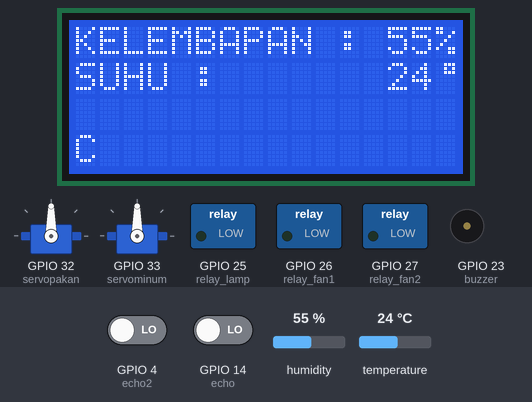
This sketch was run on a simulated ESP32. On the bench: 2 × servo, 16×4 character LCD, switched loads named in the sketch (green lamp = pin HIGH), buzzer (waves = sounding, pin HIGH). The test bench sets the inputs (shaded band); at power-on: temperature 24 °C, GPIO 4 (echo2) LOW, GPIO 14 (echo) LOW, humidity 55 %. Pins used as bus, display or sensor lines are not drawn; what the sketch prints to the serial monitor is not drawn.

Above: at 3.2 s.
At 18.2 s:
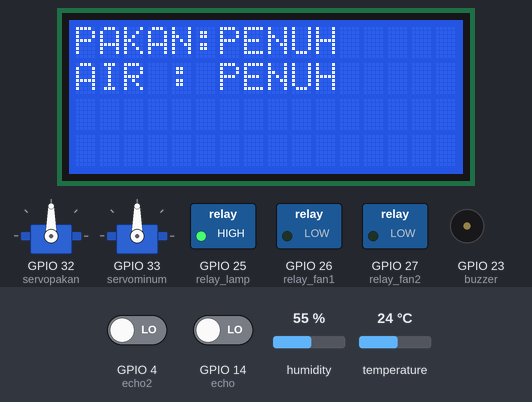
24.6 s: temperature set to 28 °C
At 26.6 s:
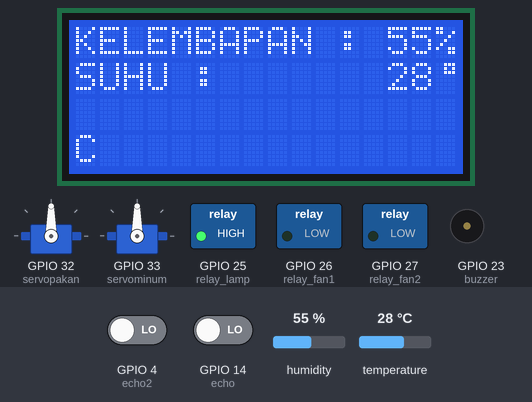
42.8 s: temperature set to 31 °C
At 59.7 s:
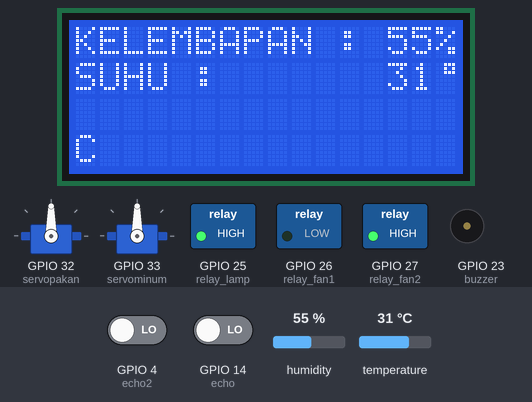
64.8 s: temperature set to 34 °C
At 82.8 s:
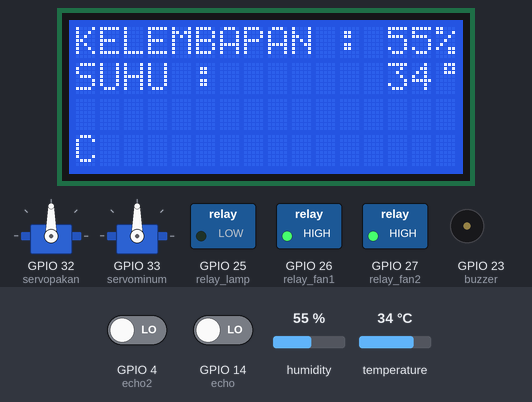
Timing chart, 0 to 84.3 s (numbered marks = the images above; inputs shaded):
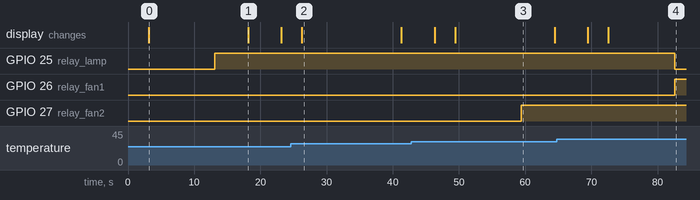

The sketch:

TUBES.ino
```cpp
  //membuka library servo
#include <ESP32Servo.h>
#include <DHT.h>
#define DHTTYPE DHT11
#include <Wire.h>
#include <LiquidCrystal_I2C.h>
LiquidCrystal_I2C lcd(0x27, 16, 4); // Alamat I2C, jumlah kolom, jumlah baris
#define DHTPIN 13
#define relay_on 1
#define relay_off 0
#define relay_lamp 25
#define relay_fan1 26
#define relay_fan2 27
#define trig 12
#define echo 14
#define trig1 5
#define echo2 4
#define servopakan 32
#define servominum 33
#define buzzer 23

#define TAMPIL_SERIAL true

Servo myservo1;
Servo myservo2;

DHT dht(DHTPIN, DHTTYPE);
const byte KARAKTER_DERAJAT = 0;
byte derajat[] = {
  B00111,
  B00101,
  B00111,
-  B00000,
  B00000,
  B00000,
  B00000,
  B00000
};
int hum = 0, temp = 0;
long duration,durasi; // variable for the duration of sound wave travel
int distance,jarak; // variable for the distance measurement

void setup() {
  // Initialize Serial Monitor
  Serial.begin(115200);
  myservo1.attach(servopakan);
  myservo2.attach (servominum);
pinMode(trig, OUTPUT); // Sets the trigPin as an OUTPUT
  pinMode(echo, INPUT);
  pinMode (trig1,OUTPUT);
  pinMode (echo2,INPUT);
  dht.begin();

  //wifi

  #if TAMPIL_SERIAL
  Serial.println(F("DHT 11 !"));
#endif

  pinMode(relay_lamp,OUTPUT);
    digitalWrite (relay_lamp,relay_off);
  pinMode(relay_fan1,OUTPUT);
  digitalWrite (relay_fan1,relay_off);
  pinMode (relay_fan2,OUTPUT);
  digitalWrite (relay_fan2,relay_off);
  pinMode (buzzer,OUTPUT);


}

void loop() {


 // Clears the trigPin condition
  digitalWrite(trig, LOW);
  digitalWrite (trig1,LOW);
  delay(500);
  // Sets the trigPin HIGH (ACTIVE) for 10 microseconds
  digitalWrite(trig, HIGH);
  digitalWrite (trig1,HIGH);
  delay(500);
  digitalWrite(trig, LOW);
  digitalWrite(trig1,LOW);
  // Reads the echoPin, returns the sound wave travel time in microseconds
  duration = pulseIn(echo, HIGH);
  durasi  = pulseIn (echo2,HIGH);
  // Calculating the distance
  distance = duration * 0.034 / 2; // Speed of sound wave divided by 2 (go and back)
  jarak    = durasi    * 0.034/ 2;
  // Displays the distance on the Serial Monitor
hum  = dht.readHumidity();
temp = dht.readTemperature();

  if (isnan(hum) || isnan(temp)) {
#if TAMPIL_SERIAL
  Serial.println(F("Failed to read from DHT sensor!"));
#endif
    return;
  }

  //TAMPIL DI LCD

  lcd.init();
  lcd.createChar(KARAKTER_DERAJAT, derajat);
  lcd.backlight();
  lcd.setCursor(0, 0);
  lcd.print("KELEMBAPAN : ");
  lcd.setCursor(0, 1);
  lcd.print("SUHU :");
  lcd.setCursor(13, 1);
  lcd.print(temp);
  lcd.setCursor(13, 0);
  lcd.print(hum);

  if(temp < 10){
    lcd.setCursor(14, 1);
  }else{
    lcd.setCursor(15, 1);
  }
  lcd.write(KARAKTER_DERAJAT);

  if(temp < 10){
    lcd.setCursor(15, 1);
  }else{
    lcd.setCursor(16, 1);
  }
  lcd.print("C");

  if(hum < 10){
    lcd.setCursor(14, 0);
  }else{
    lcd.setCursor(15, 0);
  }
  lcd.print("%");


//==================================================================
// penggerak lampu dan fan DHT 11
if (temp >=30 && temp <=32){

  delay(10000);
digitalWrite (relay_lamp,relay_on);
  digitalWrite (relay_fan1,relay_off);
digitalWrite (relay_fan2,relay_on);
Serial.println(" SUHU HANGAT( LAMPU PENGHANGAT MENYALA DAN FAN MENYALA) ");
Serial.println ("\n");
}
else if (temp >=33){
  delay(10000);
digitalWrite (relay_lamp,relay_off);
digitalWrite (relay_fan1,relay_on);
digitalWrite (relay_fan2,relay_on);
Serial.println ("SUHU PANAS (LAMPU PENGHANGAT MATI DAN FAN MENYALA");

}


else if (temp <=29){
  delay(10000);
digitalWrite(relay_lamp,relay_on);
  digitalWrite (relay_fan1,relay_off);
digitalWrite (relay_fan2,relay_off);
Serial.println(" SUHU DINGIN( LAMPU PENGHANGAT MENYALA DAN FAN MATI) ");
}

// ========================================================================
delay (5000);
  lcd.clear ();
lcd.setCursor(0,0);
lcd.print ("PAKAN:");
lcd.setCursor (0,1);
lcd.print ("AIR :");

// ultrasonic pakan ayam
if(  (distance >=0) && (distance <= 7)   )
{
Serial.println("PAKAN MASIH PENUH");
lcd.setCursor (6,0);
lcd.print ("PENUH");
}
else if(  (distance > 7) && (distance <= 13)  )
{
Serial.println (" pakan cukup penuh ");
 lcd.setCursor (6,0);
lcd.print ("SEDANG");

}
else if(  (distance > 13) && (distance <= 15)  )
{

Serial.println ("pakan sudah hampir habis ");
lcd.setCursor (6,0);
lcd.print ("SEDIKIT");
}
else if (distance>16){

//parameter led menyala
  digitalWrite(buzzer,HIGH);
  delay(10000);
digitalWrite (buzzer,LOW);


  Serial.println ("Pakan sudah habis ");
  lcd.setCursor (6,0);
lcd.print ("HABIS");
}

 //minum ayam


 if ((jarak >=0) && (jarak <=3)){
   Serial.println ("AIR PENUH ");
   lcd.setCursor (6,1);
   lcd.print ("PENUH");
}

else if ((jarak>=4 ) && (jarak <=7)){
 lcd.setCursor (6,1);
   Serial.println ("AIR CUKUP");
   lcd.setCursor (6,1);
   lcd.print ("CUKUP");
}

else if (jarak >=8 && jarak<=14){

   Serial.println ("AIR HAMPIR HABIS");
   lcd.setCursor (6,1);
   lcd.print ("SEDIKIT");


}


else {


lcd.setCursor (6,1);
   lcd.print ("HABIS");

   digitalWrite(buzzer,HIGH);
delay(5000);
digitalWrite (buzzer,LOW);
}


delay(5000);
lcd.clear();


#if TAMPIL_SERIAL
  Serial.println("\n================");
  Serial.print(F("Humidity: ")); Serial.print(hum);
  Serial.println("%");
  Serial.print(F("Temperature: ")); Serial.print(temp);
  Serial.println(F("°C "));
#endif

}
```

Measured:
- the behaviour switches between 29 and 30 °C on temperature (found by bisection; images 2 and 3)
- the behaviour switches between 32 and 33 °C on temperature (found by bisection; images 3 and 4)
- after the input at 42.8 s, GPIO 27 (relay_fan2): LOW → HIGH after 16.6 s
- after the input at 64.8 s, GPIO 25 (relay_lamp): HIGH → LOW after 17.8 s; GPIO 26 (relay_fan1): LOW → HIGH after 17.8 s
- what the display in image 0 shows lasts 15.0 s, from 3.1 s to 18.1 s
- what the display in image 1 shows lasts 5.1 s, from 18.1 s to 23.2 s
